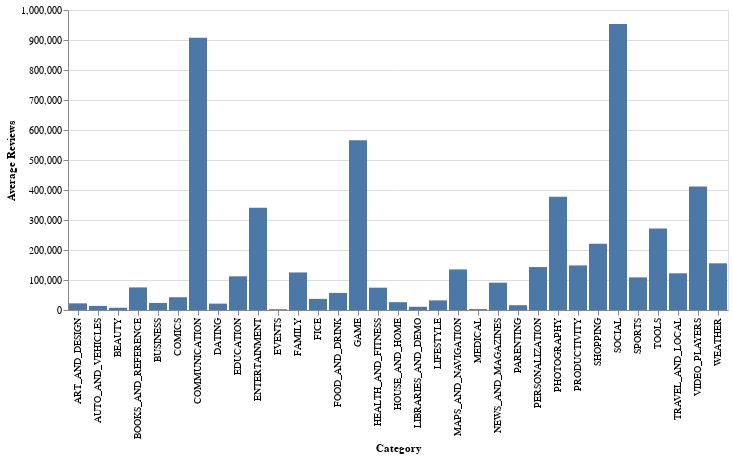

The code cell stored with this chart in its notebook:
### Code cell
#Average Reviews for each app category
df = pd.read_csv('DaxQuery_6.csv')
alt.Chart(df).mark_bar().encode(
    x='Category:N',  # Nominal (categorical) data
    y='Average Reviews:Q'   # Quantitative (numeric) data
)

### Figure 1 — Vega-Lite specification as saved in the notebook (floating-point values rounded to 4 significant figures)
{"config": {"view": {"continuousWidth": 300, "continuousHeight": 300}}, "data": {"name": "data-97400c10c8b28dd756fe03df4adae70f"}, "mark": {"type": "bar"}, "encoding": {"x": {"field": "Category", "type": "nominal"}, "y": {"field": "Average Reviews", "type": "quantitative"}}, "$schema": "https://vega.github.io/schema/vega-lite/v5.20.1.json", "datasets": {"data-97400c10c8b28dd756fe03df4adae70f": [{"Category": "SOCIAL", "Average Reviews": 953700.0}, {"Category": "COMMUNICATION", "Average Reviews": 907300.0}, {"Category": "GAME", "Average Reviews": 566200.0}, {"Category": "VIDEO_PLAYERS", "Average Reviews": 411500.0}, {"Category": "PHOTOGRAPHY", "Average Reviews": 377600.0}, {"Category": "ENTERTAINMENT", "Average Reviews": 340800.0}, {"Category": "TOOLS", "Average Reviews": 272100.0}, {"Category": "SHOPPING", "Average Reviews": 220600.0}, {"Category": "WEATHER", "Average Reviews": 155600.0}, {"Category": "PRODUCTIVITY", "Average Reviews": 148600.0}, {"Category": "PERSONALIZATION", "Average Reviews": 143200.0}, {"Category": "MAPS_AND_NAVIGATION", "Average Reviews": 135300.0}, {"Category": "FAMILY", "Average Reviews": 125100.0}, {"Category": "TRAVEL_AND_LOCAL", "Average Reviews": 122500.0}, {"Category": "EDUCATION", "Average Reviews": 112300.0}, {"Category": "SPORTS", "Average Reviews": 108800.0}, {"Category": "NEWS_AND_MAGAZINES", "Average Reviews": 91060.0}, {"Category": "BOOKS_AND_REFERENCE", "Average Reviews": 75320.0}, {"Category": "HEALTH_AND_FITNESS", "Average Reviews": 74420.0}, {"Category": "FOOD_AND_DRINK", "Average Reviews": 56980.0}, {"Category": "COMICS", "Average Reviews": 42580.0}, {"Category": "FICE", "Average Reviews": 37020.0}, {"Category": "LIFESTYLE", "Average Reviews": 32140.0}, {"Category": "HOUSE_AND_HOME", "Average Reviews": 26080.0}, {"Category": "BUSINESS", "Average Reviews": 23600.0}, {"Category": "ART_AND_DESIGN", "Average Reviews": 22180.0}, {"Category": "DATING", "Average Reviews": 21310.0}, {"Category": "PARENTING", "Average Reviews": 15970.0}, {"Category": "AUTO_AND_VEHICLES", "Average Reviews": 13690.0}, {"Category": "LIBRARIES_AND_DEMO", "Average Reviews": 10800.0}, {"Category": "BEAUTY", "Average Reviews": 7476.0}, {"Category": "MEDICAL", "Average Reviews": 2930.0}, {"Category": "EVENTS", "Average Reviews": 2516.0}]}}
